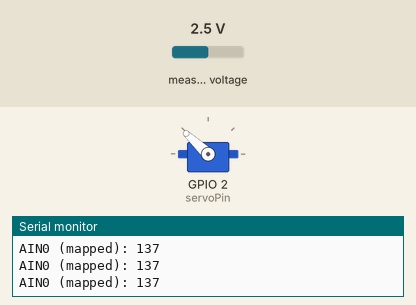
This sketch was run on a simulated ESP32. Shown: servo, the last lines printed to the serial monitor. Inputs (shaded band) come from the test bench; at power-on: measured voltage 2.5 V.

Above: at 1.2 s.
1.3 s: measured voltage set to 0.1 V
At 2.5 s:
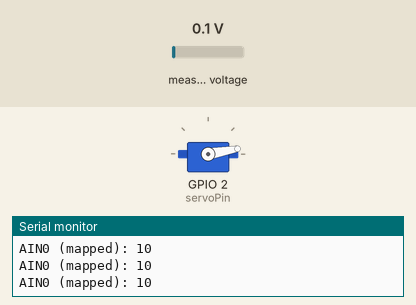
2.8 s: measured voltage set to 1.2 V
At 3.1 s:
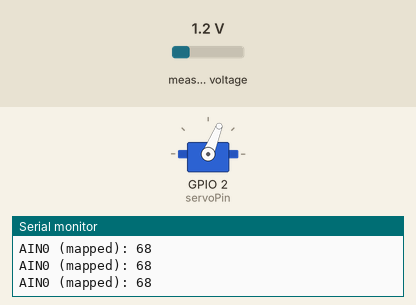
4.3 s: measured voltage set to 3.8 V
At 5.0 s:
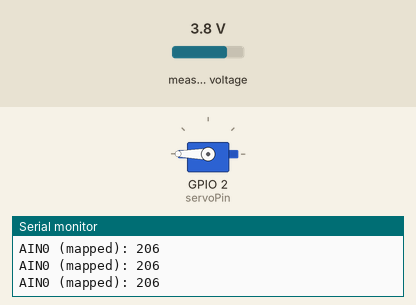
5.8 s: measured voltage set to 2.5 V
At 7.0 s:
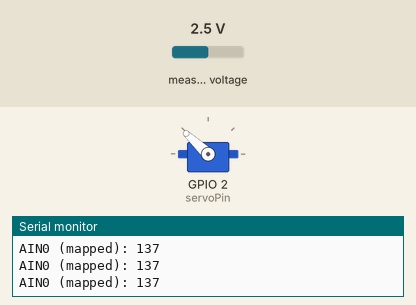
7.3 s: measured voltage set to 4.9 V
At 7.8 s:
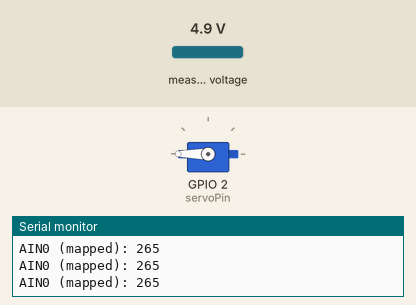
Timing chart, 0 to 9.8 s (numbered marks = the images above; inputs shaded):
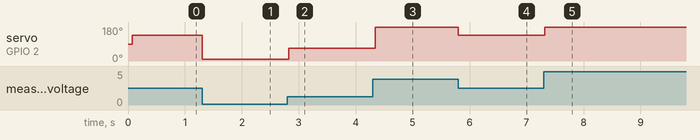

The sketch:

servo_pot_esp32.ino
```cpp
#include <Wire.h>
#include <Adafruit_ADS1015.h>
#include <ESP32Servo.h>
static const int servoPin = 2;

Adafruit_ADS1115 ads;  /* Use this for the 16-bit version */
//Adafruit_ADS1015 ads;     /* Use this for the 12-bit version */

Servo myservo;  // create servo object to control a servo

void setup(void)
{
  Serial.begin(9600);
  Serial.println("Hello!");

  Serial.println("Getting single-ended readings from AIN0..3");
  Serial.println("ADC Range: +/- 6.144V (1 bit = 3mV/ADS1015, 0.1875mV/ADS1115)");
  ads.begin();

  // Allow allocation of all timers
  ESP32PWM::allocateTimer(0);
  ESP32PWM::allocateTimer(1);
  ESP32PWM::allocateTimer(2);
  ESP32PWM::allocateTimer(3);
  myservo.setPeriodHertz(50);    // standard 50 hz servo
  myservo.attach(servoPin, 500, 2400); // attaches the servo on pin 18 to the servo object
  // using default min/max of 1000us and 2000us
  // different servos may require different min/max settings
  // for an accurate 0 to 180 sweep
}

void loop(void)
{
  int16_t adc0, adc1, adc2, adc3;

  adc0 = ads.readADC_SingleEnded(0);


  //Serial.print("AIN0: "); Serial.println(adc0);
  adc0 = map(adc0, 0, 17560, 5, 180);
  Serial.print("AIN0 (mapped): "); Serial.println(adc0);
  myservo.write(adc0);

  delay(50);
}
```

Measured:
- after the input at 1.3 s, servo on GPIO 2 (servoPin): 137° → 10° at once
- after the input at 2.8 s, servo on GPIO 2 (servoPin): 10° → 68° at once
- after the input at 4.3 s, servo on GPIO 2 (servoPin): 68° → 180° at once
- after the input at 5.8 s, servo on GPIO 2 (servoPin): 180° → 137° at once
- after the input at 7.3 s, servo on GPIO 2 (servoPin): 137° → 180° at once
